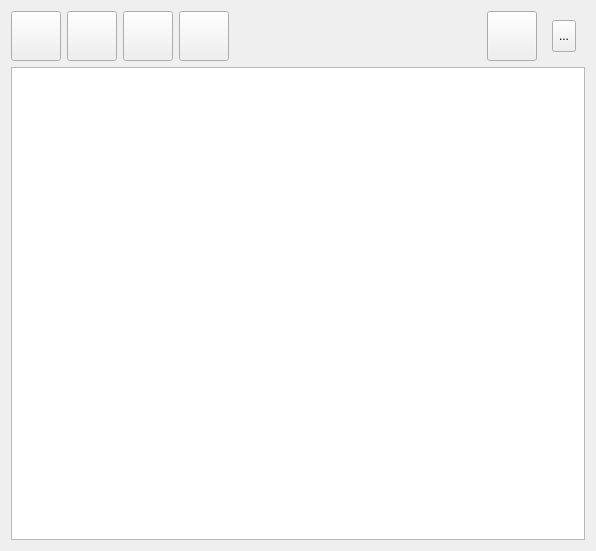
<?xml version="1.0" encoding="UTF-8"?>
<ui version="4.0">
 <class>MLQueueWidget</class>
 <widget class="QWidget" name="MLQueueWidget">
  <property name="geometry">
   <rect>
    <x>0</x>
    <y>0</y>
    <width>596</width>
    <height>551</height>
   </rect>
  </property>
  <property name="windowTitle">
   <string>Form</string>
  </property>
  <layout class="QVBoxLayout" name="verticalLayout" stretch="0,1">
   <item>
    <layout class="QHBoxLayout" name="horizontalLayout_2" stretch="0">
     <item>
      <layout class="QHBoxLayout" name="horizontalLayout" stretch="0,0,0,0,0,0,0">
       <item>
        <widget class="SquareFrame" name="squareFrame_3">
         <layout class="QVBoxLayout" name="verticalLayout_5">
          <property name="spacing">
           <number>0</number>
          </property>
          <property name="leftMargin">
           <number>0</number>
          </property>
          <property name="topMargin">
           <number>0</number>
          </property>
          <property name="rightMargin">
           <number>0</number>
          </property>
          <property name="bottomMargin">
           <number>0</number>
          </property>
          <item>
           <widget class="QPushButton" name="MoveUpInQueueBtn">
            <property name="sizePolicy">
             <sizepolicy hsizetype="Minimum" vsizetype="Minimum">
              <horstretch>1</horstretch>
              <verstretch>1</verstretch>
             </sizepolicy>
            </property>
            <property name="minimumSize">
             <size>
              <width>50</width>
              <height>50</height>
             </size>
            </property>
            <property name="sizeIncrement">
             <size>
              <width>1</width>
              <height>1</height>
             </size>
            </property>
            <property name="toolTip">
             <string>Move item up in Queue</string>
            </property>
            <property name="text">
             <string/>
            </property>
            <property name="icon">
             <iconset resource="../../../res/app_resources.qrc">
              <normaloff>:/Icons/icons/actions/go-up.png</normaloff>:/Icons/icons/actions/go-up.png</iconset>
            </property>
            <property name="iconSize">
             <size>
              <width>25</width>
              <height>25</height>
             </size>
            </property>
           </widget>
          </item>
         </layout>
        </widget>
       </item>
       <item>
        <widget class="SquareFrame" name="squareFrame_4">
         <layout class="QVBoxLayout" name="verticalLayout_6">
          <property name="spacing">
           <number>0</number>
          </property>
          <property name="leftMargin">
           <number>0</number>
          </property>
          <property name="topMargin">
           <number>0</number>
          </property>
          <property name="rightMargin">
           <number>0</number>
          </property>
          <property name="bottomMargin">
           <number>0</number>
          </property>
          <item>
           <widget class="QPushButton" name="MoveDownInQueueBtn">
            <property name="sizePolicy">
             <sizepolicy hsizetype="Minimum" vsizetype="Minimum">
              <horstretch>1</horstretch>
              <verstretch>1</verstretch>
             </sizepolicy>
            </property>
            <property name="minimumSize">
             <size>
              <width>50</width>
              <height>50</height>
             </size>
            </property>
            <property name="sizeIncrement">
             <size>
              <width>1</width>
              <height>1</height>
             </size>
            </property>
            <property name="toolTip">
             <string>Move item down in Queue</string>
            </property>
            <property name="text">
             <string/>
            </property>
            <property name="icon">
             <iconset resource="../../../res/app_resources.qrc">
              <normaloff>:/Icons/icons/actions/go-down.png</normaloff>:/Icons/icons/actions/go-down.png</iconset>
            </property>
            <property name="iconSize">
             <size>
              <width>25</width>
              <height>25</height>
             </size>
            </property>
           </widget>
          </item>
         </layout>
        </widget>
       </item>
       <item>
        <widget class="SquareFrame" name="squareFrame_5">
         <layout class="QVBoxLayout" name="verticalLayout_7">
          <property name="spacing">
           <number>0</number>
          </property>
          <property name="leftMargin">
           <number>0</number>
          </property>
          <property name="topMargin">
           <number>0</number>
          </property>
          <property name="rightMargin">
           <number>0</number>
          </property>
          <property name="bottomMargin">
           <number>0</number>
          </property>
          <item>
           <widget class="QPushButton" name="CancelStopButton">
            <property name="sizePolicy">
             <sizepolicy hsizetype="Minimum" vsizetype="Minimum">
              <horstretch>1</horstretch>
              <verstretch>1</verstretch>
             </sizepolicy>
            </property>
            <property name="minimumSize">
             <size>
              <width>50</width>
              <height>50</height>
             </size>
            </property>
            <property name="sizeIncrement">
             <size>
              <width>1</width>
              <height>1</height>
             </size>
            </property>
            <property name="toolTip">
             <string>Dequeue/Stop item</string>
            </property>
            <property name="text">
             <string/>
            </property>
            <property name="icon">
             <iconset resource="../../../res/app_resources.qrc">
              <normaloff>:/Icons/icons/actions/process-stop.png</normaloff>:/Icons/icons/actions/process-stop.png</iconset>
            </property>
            <property name="iconSize">
             <size>
              <width>25</width>
              <height>25</height>
             </size>
            </property>
           </widget>
          </item>
         </layout>
        </widget>
       </item>
       <item>
        <widget class="SquareFrame" name="squareFrame_6">
         <layout class="QVBoxLayout" name="verticalLayout_8">
          <property name="spacing">
           <number>0</number>
          </property>
          <property name="leftMargin">
           <number>0</number>
          </property>
          <property name="topMargin">
           <number>0</number>
          </property>
          <property name="rightMargin">
           <number>0</number>
          </property>
          <property name="bottomMargin">
           <number>0</number>
          </property>
          <item>
           <widget class="QPushButton" name="DeleteButton">
            <property name="sizePolicy">
             <sizepolicy hsizetype="Minimum" vsizetype="Minimum">
              <horstretch>1</horstretch>
              <verstretch>1</verstretch>
             </sizepolicy>
            </property>
            <property name="minimumSize">
             <size>
              <width>50</width>
              <height>50</height>
             </size>
            </property>
            <property name="sizeIncrement">
             <size>
              <width>1</width>
              <height>1</height>
             </size>
            </property>
            <property name="toolTip">
             <string>Delete item</string>
            </property>
            <property name="text">
             <string/>
            </property>
            <property name="icon">
             <iconset resource="../../../res/app_resources.qrc">
              <normaloff>:/Icons/icons/places/user-trash.png</normaloff>:/Icons/icons/places/user-trash.png</iconset>
            </property>
            <property name="iconSize">
             <size>
              <width>25</width>
              <height>25</height>
             </size>
            </property>
           </widget>
          </item>
         </layout>
        </widget>
       </item>
       <item>
        <spacer name="horizontalSpacer">
         <property name="orientation">
          <enum>Qt::Horizontal</enum>
         </property>
         <property name="sizeHint" stdset="0">
          <size>
           <width>40</width>
           <height>20</height>
          </size>
         </property>
        </spacer>
       </item>
       <item>
        <widget class="SquareFrame" name="squareFrame">
         <property name="sizePolicy">
          <sizepolicy hsizetype="Preferred" vsizetype="Preferred">
           <horstretch>0</horstretch>
           <verstretch>0</verstretch>
          </sizepolicy>
         </property>
         <layout class="QVBoxLayout" name="verticalLayout_3">
          <property name="spacing">
           <number>0</number>
          </property>
          <property name="leftMargin">
           <number>0</number>
          </property>
          <property name="topMargin">
           <number>0</number>
          </property>
          <property name="rightMargin">
           <number>0</number>
          </property>
          <property name="bottomMargin">
           <number>0</number>
          </property>
          <item>
           <widget class="QPushButton" name="StartRunningQueueBtn">
            <property name="sizePolicy">
             <sizepolicy hsizetype="Minimum" vsizetype="Minimum">
              <horstretch>0</horstretch>
              <verstretch>0</verstretch>
             </sizepolicy>
            </property>
            <property name="minimumSize">
             <size>
              <width>50</width>
              <height>50</height>
             </size>
            </property>
            <property name="toolTip">
             <string>Start automatic run-mode</string>
            </property>
            <property name="text">
             <string/>
            </property>
            <property name="icon">
             <iconset resource="../../../res/app_resources.qrc">
              <normaloff>:/Icons/icons/actions/media-playback-start.png</normaloff>
              <normalon>:/Icons/icons/media-playback-started.png</normalon>:/Icons/icons/actions/media-playback-start.png</iconset>
            </property>
            <property name="iconSize">
             <size>
              <width>25</width>
              <height>25</height>
             </size>
            </property>
            <property name="checkable">
             <bool>true</bool>
            </property>
           </widget>
          </item>
         </layout>
        </widget>
       </item>
       <item>
        <widget class="SquareFrame" name="squareFrame_2">
         <layout class="QVBoxLayout" name="verticalLayout_4">
          <item>
           <widget class="QToolButton" name="toolButton_2">
            <property name="sizePolicy">
             <sizepolicy hsizetype="Minimum" vsizetype="Minimum">
              <horstretch>0</horstretch>
              <verstretch>0</verstretch>
             </sizepolicy>
            </property>
            <property name="sizeIncrement">
             <size>
              <width>25</width>
              <height>25</height>
             </size>
            </property>
            <property name="baseSize">
             <size>
              <width>25</width>
              <height>25</height>
             </size>
            </property>
            <property name="text">
             <string>...</string>
            </property>
            <property name="icon">
             <iconset resource="../../../res/app_resources.qrc">
              <normaloff>:/Icons/icons/emblems/emblem-system.png</normaloff>:/Icons/icons/emblems/emblem-system.png</iconset>
            </property>
            <property name="iconSize">
             <size>
              <width>25</width>
              <height>25</height>
             </size>
            </property>
           </widget>
          </item>
         </layout>
        </widget>
       </item>
      </layout>
     </item>
    </layout>
   </item>
   <item>
    <layout class="QVBoxLayout" name="QueueViewLayout">
     <item>
      <widget class="RunQueueTreeView" name="queueView"/>
     </item>
    </layout>
   </item>
  </layout>
 </widget>
 <customwidgets>
  <customwidget>
   <class>SquareFrame</class>
   <extends>QFrame</extends>
   <header>PySide6Widgets.Widgets.SquareFrame</header>
   <container>1</container>
  </customwidget>
  <customwidget>
   <class>RunQueueTreeView</class>
   <extends>QTreeView</extends>
   <header>MLQueue.windows.views.RunQueueTreeView</header>
  </customwidget>
 </customwidgets>
 <resources>
  <include location="../../../res/app_resources.qrc"/>
 </resources>
 <connections/>
</ui>
